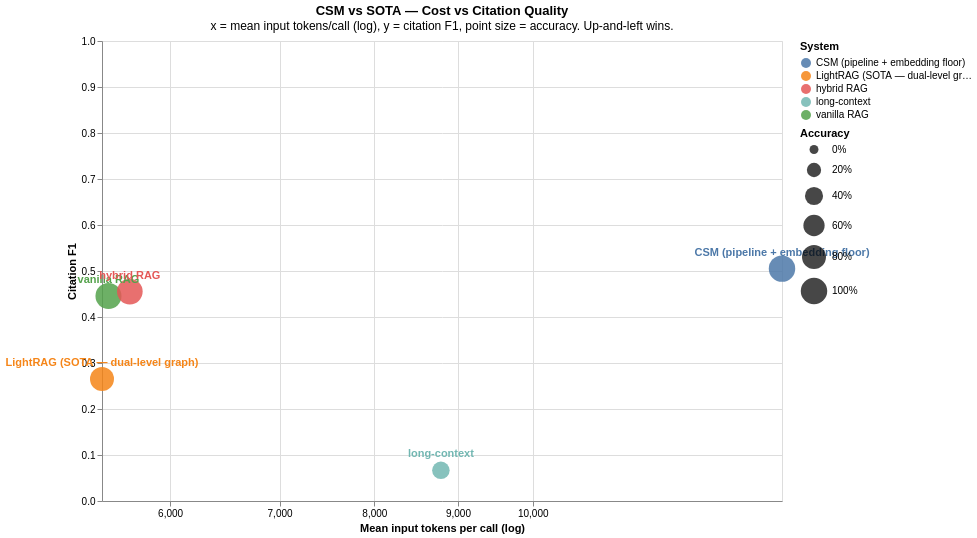

Vega-Lite specification for this chart:
### Vega-Lite specification from a JSON file in a GitHub repository (floating-point values rounded to 4 significant figures)
{"$schema": "https://vega.github.io/schema/vega-lite/v5.json", "title": {"text": "CSM vs SOTA — Cost vs Citation Quality", "subtitle": "x = mean input tokens/call (log), y = citation F1, point size = accuracy. Up-and-left wins."}, "data": {"values": [{"system": "CSM (pipeline + embedding floor)", "accuracy": 1, "citationF1": 0.5051, "citationPrecision": 0.7889, "inputTokens": 14206, "latencyMs": 337055}, {"system": "vanilla RAG", "accuracy": 0.9667, "citationF1": 0.4456, "citationPrecision": 0.7306, "inputTokens": 5501, "latencyMs": 96389}, {"system": "hybrid RAG", "accuracy": 0.9333, "citationF1": 0.4552, "citationPrecision": 0.7278, "inputTokens": 5669, "latencyMs": 89044}, {"system": "LightRAG (SOTA — dual-level graph)", "accuracy": 0.8, "citationF1": 0.2654, "citationPrecision": 0.4511, "inputTokens": 5451, "latencyMs": 224104}, {"system": "long-context", "accuracy": 0.3667, "citationF1": 0.06667, "citationPrecision": 0.06667, "inputTokens": 8786, "latencyMs": 93932}]}, "width": 680, "height": 460, "layer": [{"mark": {"type": "point", "filled": true, "opacity": 0.85}, "encoding": {"x": {"field": "inputTokens", "type": "quantitative", "scale": {"type": "log", "nice": false}, "axis": {"title": "Mean input tokens per call (log)", "format": ",d"}}, "y": {"field": "citationF1", "type": "quantitative", "scale": {"domain": [0, 1]}, "axis": {"title": "Citation F1"}}, "color": {"field": "system", "type": "nominal", "legend": {"title": "System"}}, "size": {"field": "accuracy", "type": "quantitative", "scale": {"range": [80, 700]}, "legend": {"title": "Accuracy", "format": "%"}}, "tooltip": [{"field": "system", "type": "nominal"}, {"field": "accuracy", "type": "quantitative", "format": ".1%"}, {"field": "citationF1", "type": "quantitative", "format": ".3f"}, {"field": "inputTokens", "type": "quantitative", "format": ",d"}]}}, {"mark": {"type": "text", "dy": -16, "fontSize": 11, "fontWeight": "bold"}, "encoding": {"x": {"field": "inputTokens", "type": "quantitative", "scale": {"type": "log", "nice": false}}, "y": {"field": "citationF1", "type": "quantitative"}, "text": {"field": "system", "type": "nominal"}, "color": {"field": "system", "type": "nominal", "legend": null}}}]}
